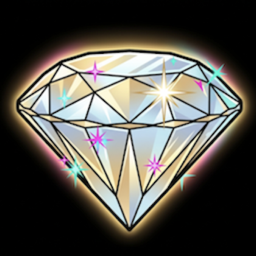
#> input picture assets/symbols/diamond.png, 256 x 256 px, given in place of diamond.webp, which was not available
$ python make_parts.py
#> lines starting #> are read from the running program, lines starting #| are printed output that depends on the picture; after the words box and inside, x2 and y2 are one past the last pixel; in counts of white or black regions, pixels touching at a corner belong together; pictures that were not available may be replaced by others from this repository, and a replacement may not be noted
#!/usr/bin/env python3
"""Split the game's diamond.webp into full-canvas layer PNGs for skel-pipeline.

Recipe (README "classic gem"): glow, body, shine (luster extracted from the
art's bright facets), 3 sparkle stars colored to match the baked-in magenta /
cyan glints. Canvas has >=15% empty margin so win-pop / destroy never crop.

Run:  python make_parts.py     (re-generates parts/*.png deterministically)
"""
import math
from pathlib import Path

from PIL import Image, ImageDraw, ImageFilter

HERE = Path(__file__).resolve().parent
SRC = HERE.parents[3] / "public" / "assets" / "symbols" / "diamond.webp"
PARTS = HERE / "parts"
CANVAS = (400, 352)  # content ~247x206 centered -> ~19% margin each side


def canvas_layer():
    return Image.new("RGBA", CANVAS, (0, 0, 0, 0))


def load_body():
    im = Image.open(SRC).convert("RGBA")
    im = im.crop(im.getbbox())
    max_target = 280
    if max(im.size) > max_target:
        scale = max_target / max(im.size)
        im = im.resize((round(im.width * scale), round(im.height * scale)), Image.LANCZOS)
    layer = canvas_layer()
    ox = (CANVAS[0] - im.width) // 2
    oy = (CANVAS[1] - im.height) // 2
    layer.paste(im, (ox, oy), im)
    return layer, (ox, oy, im.width, im.height)


def make_glow(body):
    """Warm gold aura from the body silhouette, slightly inflated + blurred."""
    a = body.split()[3]
    big = a.resize((int(CANVAS[0] * 1.06), int(CANVAS[1] * 1.06)), Image.LANCZOS)
    pad = canvas_layer().split()[3]
    pad.paste(big, ((CANVAS[0] - big.width) // 2, (CANVAS[1] - big.height) // 2))
    soft = pad.filter(ImageFilter.GaussianBlur(16))
    soft = soft.point(lambda v: min(255, int(v * 0.8)))
    glow = canvas_layer()
    gold = Image.new("RGBA", CANVAS, (255, 205, 110, 255))
    glow.paste(gold, (0, 0), soft)
    return glow


def make_shine(body):
    """Luster layer: the art's own near-white facet highlights, lifted out."""
    px = body.load()
    shine = canvas_layer()
    sp = shine.load()
    for y in range(CANVAS[1]):
        for x in range(CANVAS[0]):
            r, g, b, a = px[x, y]
            if a > 40:
                lum = 0.299 * r + 0.587 * g + 0.114 * b
                sat = max(r, g, b) - min(r, g, b)
                if lum > 205 and sat < 70:
                    k = min(255, int((lum - 205) * 5.1))
                    sp[x, y] = (255, 252, 240, min(a, k))
    return shine.filter(ImageFilter.GaussianBlur(1.2))


def star(size, color, core=(255, 255, 255)):
    """4-point sparkle star with soft cross flare + hot core."""
    s = size * 4  # draw 4x, downsample for AA
    im = Image.new("RGBA", (s, s), (0, 0, 0, 0))
    d = ImageDraw.Draw(im)
    c = s / 2
    long_r, short_r = s * 0.48, s * 0.07
    for ang, rr in ((0, long_r), (90, long_r), (45, long_r * 0.42), (135, long_r * 0.42)):
        a = math.radians(ang)
        dx, dy = math.cos(a), math.sin(a)
        nx, ny = -dy, dx
        pts = [(c + dx * rr, c + dy * rr), (c + nx * short_r, c + ny * short_r),
               (c - dx * rr, c - dy * rr), (c - nx * short_r, c - ny * short_r)]
        d.polygon(pts, fill=color + (235,))
    im = im.filter(ImageFilter.GaussianBlur(s * 0.012))
    d = ImageDraw.Draw(im)
    cr = s * 0.09
    d.ellipse([c - cr, c - cr, c + cr, c + cr], fill=core + (255,))
    im = im.filter(ImageFilter.GaussianBlur(s * 0.006))
    return im.resize((size, size), Image.LANCZOS)


def place_star(size, color, fx, fy, box):
    """Place a star at a fraction of the body content box."""
    ox, oy, w, h = box
    layer = canvas_layer()
    st = star(size, color)
    layer.paste(st, (int(ox + w * fx - size / 2), int(oy + h * fy - size / 2)), st)
    return layer


def main():
    PARTS.mkdir(exist_ok=True)
    body, box = load_body()
#> in load_body, im is the input picture: PIL image 256x256 RGBA; mean R, G, B, A 83.7, 81.1, 74.2, 255
#> in load_body, `layer = canvas_layer()`: layer: PIL image 400x352 RGBA; every value is 0
#> in load_body, `layer.paste(im, (ox, oy), im)`:
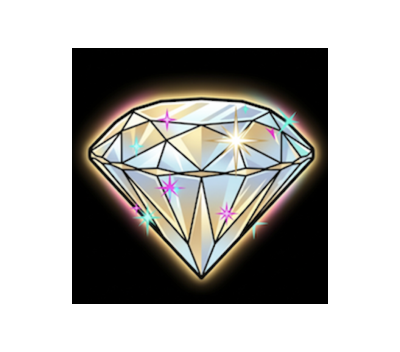
#> layer: PIL image 400x352 RGBA; mean R, G, B, A 39, 37.7, 34.5, 118.7; transparent parts drawn white
#> box = (72, 48, 256, 256)
    layers = {
        "01_glow": make_glow(body),
        "02_body": body,
        "03_shine": make_shine(body),
        "04_sparkle_l": place_star(46, (255, 79, 216), 0.30, 0.66, box),   # magenta, lower-left facet
        "05_sparkle_r": place_star(40, (79, 232, 255), 0.74, 0.44, box),   # cyan, right facet
        "06_sparkle_top": place_star(56, (255, 240, 190), 0.52, 0.16, box),  # gold-white, crown
    }
#> in make_glow, `a = body.split()[3]`:
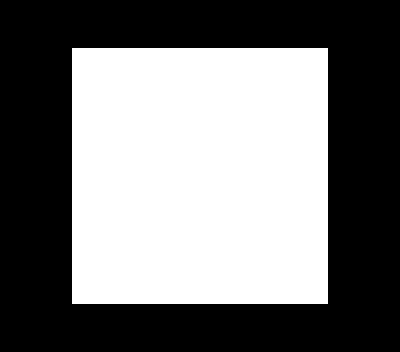
#> a: PIL image 400x352 L; 46.5% white; 1 white region, box (x1, y1, x2, y2) and area: (72, 48, 328, 304) 65536
#> in make_glow, `pad = canvas_layer().split()[3]`: pad: PIL image 400x352 L; every value is 0
#> in make_glow, `soft = soft.point(lambda v: min(255, int(v * 0.8)))`:
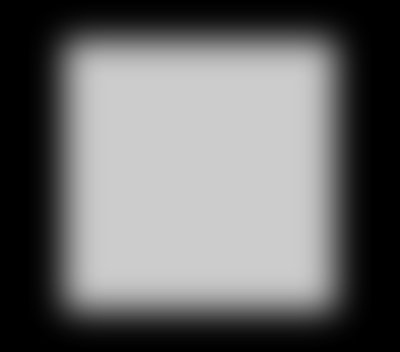
#> soft: PIL image 400x352 L; min 0, max 204, mean 106.4
#> in make_glow, `gold = Image.new("RGBA", CANVAS, (255, 205, 110, 255))`:
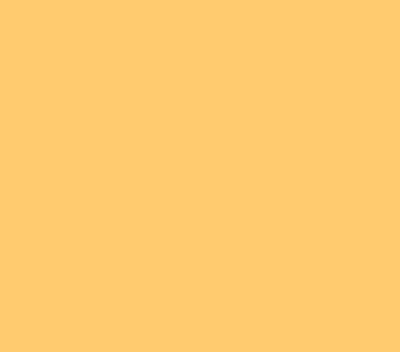
#> gold: PIL image 400x352 RGBA; mean R, G, B, A 255, 205, 110, 255
#> in make_glow, `glow.paste(gold, (0, 0), soft)`:
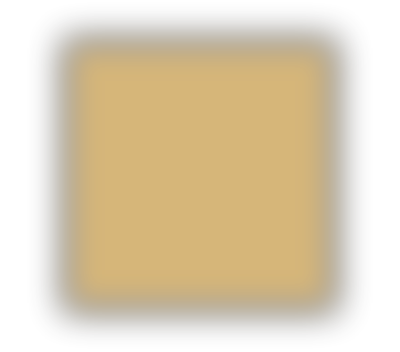
#> glow: PIL image 400x352 RGBA; mean R, G, B, A 106.4, 85.5, 45.9, 106.4; transparent parts drawn white
#> in make_shine, `return shine.filter(ImageFilter.GaussianBlur(1.2))`:
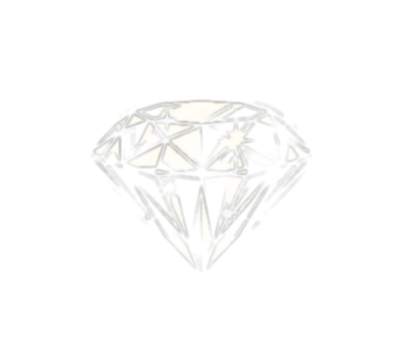
#> returned value: PIL image 400x352 RGBA; mean R, G, B, A 18.2, 18, 17.1, 8.3; transparent parts drawn white
#> in place_star, `ox, oy, w, h = box`: ox = 72; oy = 48; w = 256
#> in star, `im = Image.new("RGBA", (s, s), (0, 0, 0, 0))`: im: PIL image 184x184 RGBA; every value is 0
#> in star (call 2), `im = Image.new("RGBA", (s, s), (0, 0, 0, 0))`: im: PIL image 160x160 RGBA; every value is 0
#> call 3 of star, with size = 56, color = (255, 240, 190), core = (255, 255, 255)
#> in star (call 3), `im = Image.new("RGBA", (s, s), (0, 0, 0, 0))`: im: PIL image 224x224 RGBA; every value is 0
#> in star (call 3), `im = im.filter(ImageFilter.GaussianBlur(s * 0.006))`:
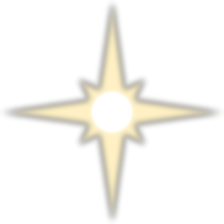
#> im: PIL image 224x224 RGBA; mean R, G, B, A 34.6, 33, 27.6, 32.5; transparent parts drawn white
    for name, im in layers.items():
        im.save(PARTS / f"{name}.png")
        print(f"{name}.png  bbox={im.getbbox()}")
#> this loop made 6 passes
#> name on passes 1 to 6: '01_glow', '02_body', '03_shine', '04_sparkle_l', '05_sparkle_r', '06_sparkle_top'
#| 01_glow.png  bbox=(27, 2, 373, 349)
#| 02_body.png  bbox=(72, 48, 328, 304)
#| 03_shine.png  bbox=(89, 98, 314, 274)
#| 04_sparkle_l.png  bbox=(125, 193, 171, 239)
#| 05_sparkle_r.png  bbox=(241, 141, 281, 179)
#| 06_sparkle_top.png  bbox=(178, 61, 232, 115)


if __name__ == "__main__":
    main()

$ run again, with assets/symbols/ammo.png copied over assets/symbols/diamond.png
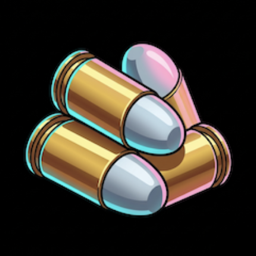
#> input picture assets/symbols/ammo.png, 256 x 256 px, given in place of diamond.webp, which was not available
#> in load_body, im is the input picture: PIL image 256x256 RGBA; mean R, G, B, A 56.9, 51.9, 44.3, 255
#> in load_body, `layer.paste(im, (ox, oy), im)`:
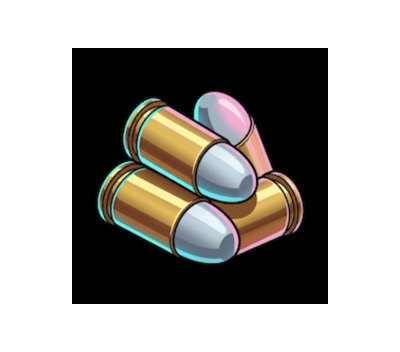
#> layer: PIL image 400x352 RGBA; mean R, G, B, A 26.5, 24.2, 20.6, 118.7; transparent parts drawn white
#> box = (72, 48, 256, 256)
#> a: PIL image 400x352 L; 46.5% white; 1 white region, box (x1, y1, x2, y2) and area: (72, 48, 328, 304) 65536
#> in place_star, `ox, oy, w, h = box`: ox = 72; oy = 48; w = 256
#> the loop in main, `for name, im in layers.items():` made 6 passes
#> name on passes 1 to 6: '01_glow', '02_body', '03_shine', '04_sparkle_l', '05_sparkle_r', '06_sparkle_top'
#> (printed output is left out)

$ run again, with assets/symbols/bike.png copied over assets/symbols/diamond.png
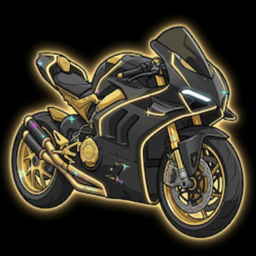
#> input picture assets/symbols/bike.png, 256 x 256 px, given in place of diamond.webp, which was not available
#> in load_body, im is the input picture: PIL image 256x256 RGBA; mean R, G, B, A 54.1, 49.4, 37.6, 255
#> in load_body, `layer.paste(im, (ox, oy), im)`:
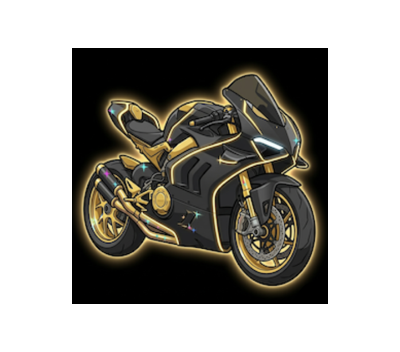
#> layer: PIL image 400x352 RGBA; mean R, G, B, A 25.2, 23, 17.5, 118.7; transparent parts drawn white
#> box = (72, 48, 256, 256)
#> a: PIL image 400x352 L; 46.5% white; 1 white region, box (x1, y1, x2, y2) and area: (72, 48, 328, 304) 65536
#> in make_shine, `return shine.filter(ImageFilter.GaussianBlur(1.2))`:
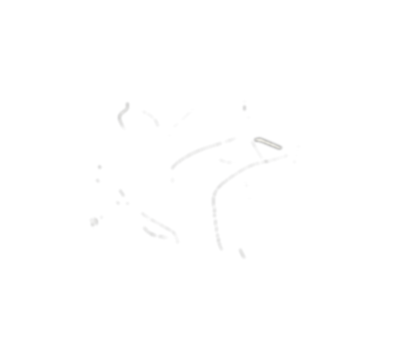
#> returned value: PIL image 400x352 RGBA; mean R, G, B, A 0.9, 0.9, 0.9, 0.4; transparent parts drawn white
#> in place_star, `ox, oy, w, h = box`: ox = 72; oy = 48; w = 256
#> the loop in main, `for name, im in layers.items():` made 6 passes
#> name on passes 1 to 6: '01_glow', '02_body', '03_shine', '04_sparkle_l', '05_sparkle_r', '06_sparkle_top'
#> (printed output is left out)
